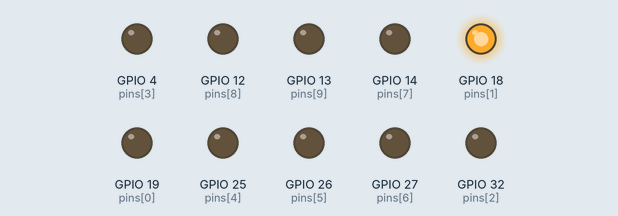
This sketch was run on a simulated ESP32. Parts: output pins drawn as LEDs (lit = HIGH).

Above: at 0.1 s.
At 0.5 s:
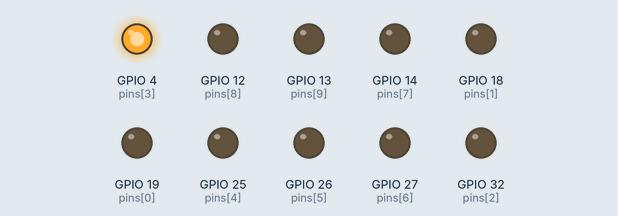
At 0.9 s:
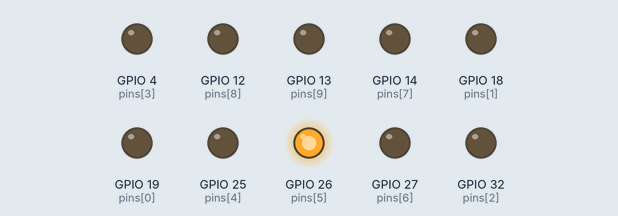
At 1.9 s:
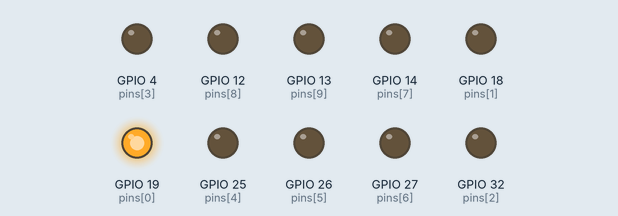
At 3.1 s:
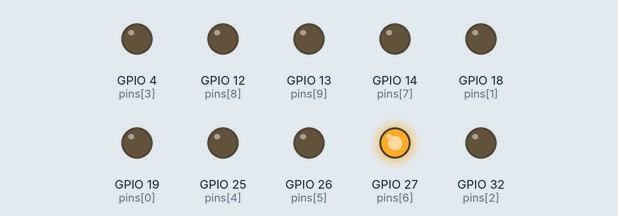
At 4.3 s:
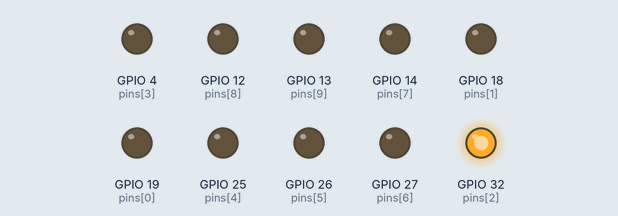
Timing chart, 0 to 4.6 s (numbered marks = the images above):
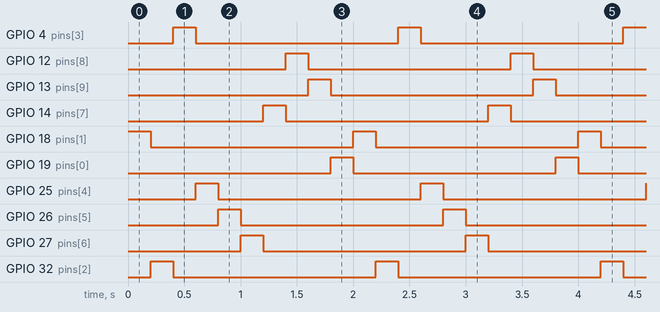

The sketch:

led_bar.ino
```cpp
/**
 * led_bar
 *
 * This was written for the CS427 class at the University of Portland - Internet of Things.
 * The LED bar included in the kit is an array of several basic LEDs; this is code to cycle
 * through and turn on each LED
 */

// create an array of integers representing the pins on the ESP32
// connect the LEDs on the LED bar to the pin numbers on the ESP32
int pins[] = {19, 18, 32, 4, 25, 26, 27, 14, 12, 13};
int numpins = 10;

// set the current and previous LEDs
int curr = 1;
int prev = 0;

void setup() {
    // setup all pins in pins[] array to output;
    // this should work even if the pin numbers are changed
    for(int i = 0; i < numpins; i++){
        pinMode(pins[i], OUTPUT);
    }
}

void loop() {
    // pins[curr] should be the current LED; turn it on
    digitalWrite(pins[curr], HIGH);

    // pins[prev] should be the previous LED; turn it off
    digitalWrite(pins[prev], LOW);

    // update curr and prev (move to the next LED in the LED bar)
    prev = curr;
    curr = (curr + 1) % numpins;

    // delay 200 ms
    delay(200);
}
```

Measured:
- by itself, GPIO 4 (pins[3]), GPIO 12 (pins[8]), GPIO 13 (pins[9]), GPIO 14 (pins[7]), GPIO 18 (pins[1]), GPIO 19 (pins[0]), GPIO 25 (pins[4]), GPIO 26 (pins[5]), GPIO 27 (pins[6]), GPIO 32 (pins[2]): alternates HIGH for 0.20 s and LOW for 1.8 s
- by itself, everything shown: repeats every 2.0 s, in 10 steps
